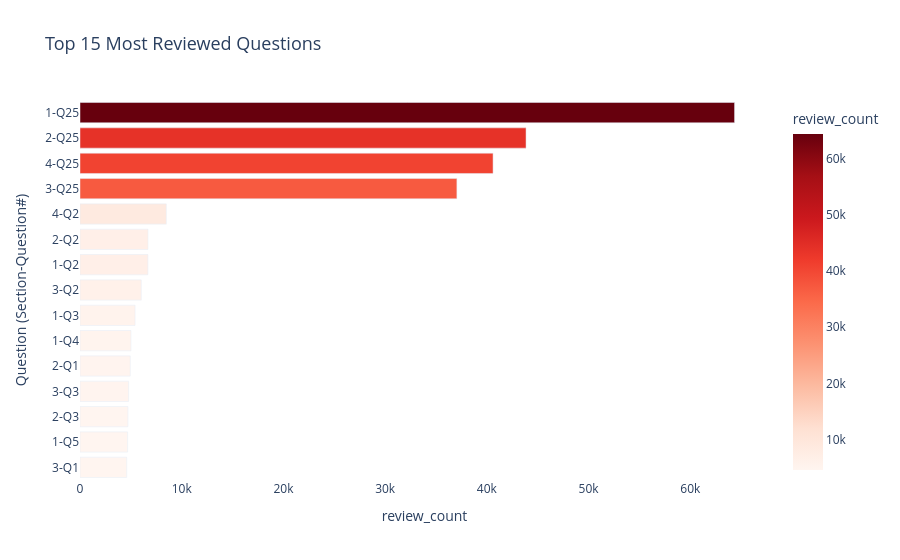

The code cell stored with this chart in its notebook:
### Markdown cell above
## Analysis 7: Most Reviewed Questions

**Question:** Which questions were flagged for review the most?

High flag counts on specific questions directly identify the hardest or most confusing questions in the exam.

### Code cell
df_most_reviewed = df_filtered[df_filtered['activity'] == 'Mark for Review & Next']\
    .groupby(['question_section', 'question_display_id']).size()\
    .reset_index(name='review_count')\
    .sort_values('review_count', ascending=False)\
    .head(15)

fig = px.bar(
    df_most_reviewed,
    x='review_count',
    y=df_most_reviewed['question_section'].astype(str) + '-Q' + df_most_reviewed['question_display_id'].astype(str),
    orientation='h',
    title='Top 15 Most Reviewed Questions',
    labels={'x': 'Review Count', 'y': 'Question (Section-Question#)'},
    color='review_count',
    color_continuous_scale='Reds'
)

fig.update_layout(
    plot_bgcolor='white',
    title_font_size=18,
    yaxis={'categoryorder': 'total ascending'},
    showlegend=False
)

fig.show()

### Figure 1 — Plotly figure (JSON) as saved in the notebook; plotly's stock layout.template omitted (floating-point values rounded to 4 significant figures)
{"data": [{"hovertemplate": "review_count=%{marker.color}<br>Question (Section-Question#)=%{y}<extra></extra>", "legendgroup": "", "marker": {"color": [64350, 43851, 40609, 37052, 8488, 6686, 6672, 6024, 5415, 5018, 4944, 4779, 4713, 4682, 4594], "coloraxis": "coloraxis", "pattern": {"shape": ""}}, "name": "", "orientation": "h", "showlegend": false, "textposition": "auto", "type": "bar", "x": [64350, 43851, 40609, 37052, 8488, 6686, 6672, 6024, 5415, 5018, 4944, 4779, 4713, 4682, 4594], "xaxis": "x", "y": ["1-Q25", "2-Q25", "4-Q25", "3-Q25", "4-Q2", "2-Q2", "1-Q2", "3-Q2", "1-Q3", "1-Q4", "2-Q1", "3-Q3", "2-Q3", "1-Q5", "3-Q1"], "yaxis": "y"}], "layout": {"barmode": "relative", "coloraxis": {"colorbar": {"title": {"text": "review_count"}}, "colorscale": [[0, "rgb(255,245,240)"], [0.125, "rgb(254,224,210)"], [0.25, "rgb(252,187,161)"], [0.375, "rgb(252,146,114)"], [0.5, "rgb(251,106,74)"], [0.625, "rgb(239,59,44)"], [0.75, "rgb(203,24,29)"], [0.875, "rgb(165,15,21)"], [1, "rgb(103,0,13)"]]}, "legend": {"tracegroupgap": 0}, "plot_bgcolor": "white", "showlegend": false, "title": {"font": {"size": 18}, "text": "Top 15 Most Reviewed Questions"}, "xaxis": {"anchor": "y", "domain": [0, 1], "title": {"text": "review_count"}}, "yaxis": {"anchor": "x", "categoryorder": "total ascending", "domain": [0, 1], "title": {"text": "Question (Section-Question#)"}}}}
